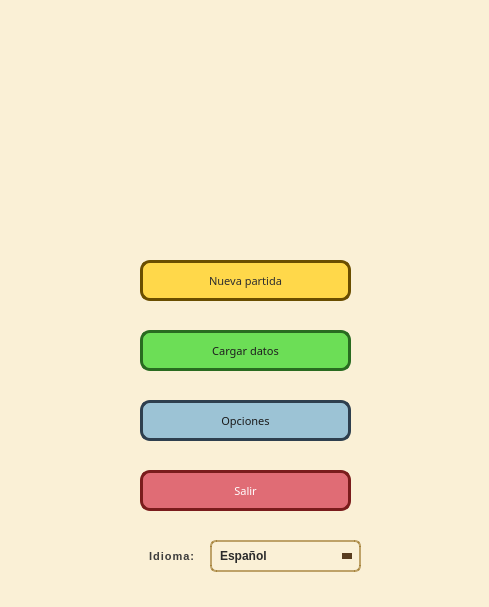
<?xml version="1.0" encoding="UTF-8"?>
<ui version="4.0">
 <class>launcher</class>
 <widget class="QMainWindow" name="launcher">
  <property name="geometry">
   <rect>
    <x>0</x>
    <y>0</y>
    <width>489</width>
    <height>607</height>
   </rect>
  </property>
  <property name="sizePolicy">
   <sizepolicy hsizetype="Fixed" vsizetype="Fixed">
    <horstretch>0</horstretch>
    <verstretch>0</verstretch>
   </sizepolicy>
  </property>
  <property name="windowTitle">
   <string>Launcher</string>
  </property>
  <property name="styleSheet">
   <string notr="true">background-color: #faf0d6;
</string>
  </property>
  <widget class="QWidget" name="centralwidget">
   <widget class="QLabel" name="label_2">
    <property name="geometry">
     <rect>
      <x>120</x>
      <y>40</y>
      <width>251</width>
      <height>121</height>
     </rect>
    </property>
    <property name="text">
     <string/>
    </property>
    <property name="pixmap">
     <pixmap resource="../resources/resources.qrc">:/imagenes/images/el_rey_y_los_cerdos.png</pixmap>
    </property>
    <property name="scaledContents">
     <bool>true</bool>
    </property>
   </widget>
   <widget class="QLabel" name="label_3">
    <property name="geometry">
     <rect>
      <x>-50</x>
      <y>300</y>
      <width>211</width>
      <height>241</height>
     </rect>
    </property>
    <property name="sizePolicy">
     <sizepolicy hsizetype="Fixed" vsizetype="Fixed">
      <horstretch>0</horstretch>
      <verstretch>0</verstretch>
     </sizepolicy>
    </property>
    <property name="text">
     <string/>
    </property>
    <property name="pixmap">
     <pixmap resource="../resources/resources.qrc">:/imagenes/images/rey.png</pixmap>
    </property>
    <property name="scaledContents">
     <bool>true</bool>
    </property>
   </widget>
   <widget class="QPushButton" name="nuevaPartida">
    <property name="geometry">
     <rect>
      <x>140</x>
      <y>260</y>
      <width>211</width>
      <height>41</height>
     </rect>
    </property>
    <property name="font">
     <font>
      <family>Press Start 2P</family>
      <pointsize>8</pointsize>
      <italic>false</italic>
      <bold>false</bold>
     </font>
    </property>
    <property name="styleSheet">
     <string notr="true">QPushButton {
    background-color: #ffd84a;         /* color dorado */
    border: 3px solid #6a4e00;         /* borde oscuro */
    border-radius: 10px;               /* bordes redondeados */
    color: #2e2e2e;                    /* texto oscuro */
    padding: 8px 16px;
}

QPushButton:hover {
    background-color: #ffe680;         /* más claro al pasar el ratón */
}

QPushButton:pressed {
    background-color: #e5c13a;         /* tono más oscuro al pulsar */
    border: 3px solid #4d3700;
}
</string>
    </property>
    <property name="text">
     <string>Nueva partida</string>
    </property>
    <property name="icon">
     <iconset theme="applications-games"/>
    </property>
   </widget>
   <widget class="QPushButton" name="cargarDatos">
    <property name="geometry">
     <rect>
      <x>140</x>
      <y>330</y>
      <width>211</width>
      <height>41</height>
     </rect>
    </property>
    <property name="font">
     <font>
      <family>Press Start 2P</family>
      <pointsize>8</pointsize>
     </font>
    </property>
    <property name="styleSheet">
     <string notr="true">#cargarDatos {
    background-color: #6CDE56;           /* verde base */
    border: 3px solid #296B20;           /* borde verde oscuro */
    border-radius: 10px;
    color: #1E1E1E;                      /* texto casi negro */
   
    padding: 8px 16px;
}

#cargarDatos:hover {
    background-color: #7FF066;           /* más claro al pasar el ratón */
}

#cargarDatos:pressed {
    background-color: #58B947;           /* tono más oscuro al pulsar */
    border: 3px solid #204D1A;
}
</string>
    </property>
    <property name="text">
     <string>Cargar datos</string>
    </property>
    <property name="icon">
     <iconset theme="accessories-dictionary"/>
    </property>
   </widget>
   <widget class="QPushButton" name="opciones">
    <property name="geometry">
     <rect>
      <x>140</x>
      <y>400</y>
      <width>211</width>
      <height>41</height>
     </rect>
    </property>
    <property name="font">
     <font>
      <family>Press Start 2P</family>
      <pointsize>8</pointsize>
     </font>
    </property>
    <property name="styleSheet">
     <string notr="true">#opciones {
    background-color: #9CC3D5;           /* azul grisáceo base */
    border: 3px solid #2E3F4E;           /* borde más oscuro */
    border-radius: 10px;
    color: #1A1A1A;

}

#opciones:hover {
    background-color: #B5D3E1;           /* tono más claro al pasar el ratón */
}

#opciones:pressed {
    background-color: #7CA6BB;           /* tono más oscuro al pulsar */
    border: 3px solid #1E2B35;
}
</string>
    </property>
    <property name="text">
     <string>Opciones</string>
    </property>
    <property name="icon">
     <iconset theme="applications-development"/>
    </property>
   </widget>
   <widget class="QPushButton" name="salir">
    <property name="geometry">
     <rect>
      <x>140</x>
      <y>470</y>
      <width>211</width>
      <height>41</height>
     </rect>
    </property>
    <property name="font">
     <font>
      <family>Press Start 2P</family>
      <pointsize>8</pointsize>
     </font>
    </property>
    <property name="styleSheet">
     <string notr="true">#salir {
    background-color: #E06C75;
    border: 3px solid #7A1C1C;
    border-radius: 10px;
    color: white;
}
#salir:hover {
    background-color: #EE828A;
}
#salir:pressed {
    background-color: #C1555D;
    border: 3px solid #5A0F0F;
}
</string>
    </property>
    <property name="text">
     <string>Salir</string>
    </property>
    <property name="icon">
     <iconset theme="application-exit"/>
    </property>
   </widget>
   <widget class="QLabel" name="label">
    <property name="geometry">
     <rect>
      <x>360</x>
      <y>330</y>
      <width>181</width>
      <height>201</height>
     </rect>
    </property>
    <property name="text">
     <string/>
    </property>
    <property name="pixmap">
     <pixmap resource="../resources/resources.qrc">:/imagenes/images/cerdito.png</pixmap>
    </property>
    <property name="scaledContents">
     <bool>true</bool>
    </property>
   </widget>
   <widget class="QLabel" name="idioma">
    <property name="geometry">
     <rect>
      <x>140</x>
      <y>530</y>
      <width>163</width>
      <height>52</height>
     </rect>
    </property>
    <property name="styleSheet">
     <string notr="true">QLabel {
    color: #3C3C3C;
    font-size: 11px;
    font-weight: bold;
    padding: 6px;
    letter-spacing: 1px;
}</string>
    </property>
    <property name="text">
     <string>Idioma:</string>
    </property>
   </widget>
   <widget class="QComboBox" name="comboIdioma">
    <property name="geometry">
     <rect>
      <x>210</x>
      <y>540</y>
      <width>151</width>
      <height>32</height>
     </rect>
    </property>
    <property name="maximumSize">
     <size>
      <width>180</width>
      <height>32</height>
     </size>
    </property>
    <property name="styleSheet">
     <string notr="true">/* === ComboBox fino y elegante === */
QComboBox {
    font-family: &quot;Arial&quot;;
    font-size: 12px;
    font-weight: bold;
    padding: 2px 20px 2px 8px;   /* menos aire */
    min-height: 22px;            /* 🔥 forzado */
    max-height: 24px;            /* 🔥 forzado */
    line-height: 16px;           /* 🔥 truco visual */
    border-radius: 6px;
    background: qlineargradient(
        x1: 0, y1: 0, x2: 0, y2: 1,
        stop: 0 rgba(247, 229, 150, 255),
        stop: 1 rgba(235, 200, 80, 255)
    );
    color: #2b2b2b;
    border: 2px solid rgba(150, 110, 30, 0.6);
}

/* --- Flecha --- */
QComboBox::drop-down {
    subcontrol-origin: padding;
    subcontrol-position: top right;
    width: 18px;
    border: none;
    background: transparent;
}

QComboBox::down-arrow {
    width: 0;
    height: 0;
    margin-right: 6px;
    border-left: 5px solid transparent;
    border-right: 5px solid transparent;
    border-top: 6px solid rgba(70, 40, 10, 0.9);
}

/* --- Lista desplegable --- */
QComboBox QAbstractItemView {
    outline: 0;
    background: #fff9e6;
    color: #2b2b2b;
    border: 1px solid rgba(150, 110, 30, 0.6);
    padding: 2px;
    border-radius: 4px;
    selection-background-color: rgba(245, 234, 180, 255);
    selection-color: black;
}

/* --- Items individuales --- */
QComboBox::item {
    color: #2b2b2b;
    padding: 2px 6px;
}

QComboBox::item:selected {
    background: rgba(245, 234, 180, 255);
    color: black;
}
</string>
    </property>
    <item>
     <property name="text">
      <string>Español</string>
     </property>
    </item>
    <item>
     <property name="text">
      <string>English</string>
     </property>
    </item>
    <item>
     <property name="text">
      <string>Français</string>
     </property>
    </item>
    <item>
     <property name="text">
      <string>Deutsch</string>
     </property>
    </item>
   </widget>
  </widget>
  <widget class="QStatusBar" name="statusbar"/>
 </widget>
 <resources>
  <include location="../resources/resources.qrc"/>
 </resources>
 <connections/>
</ui>
